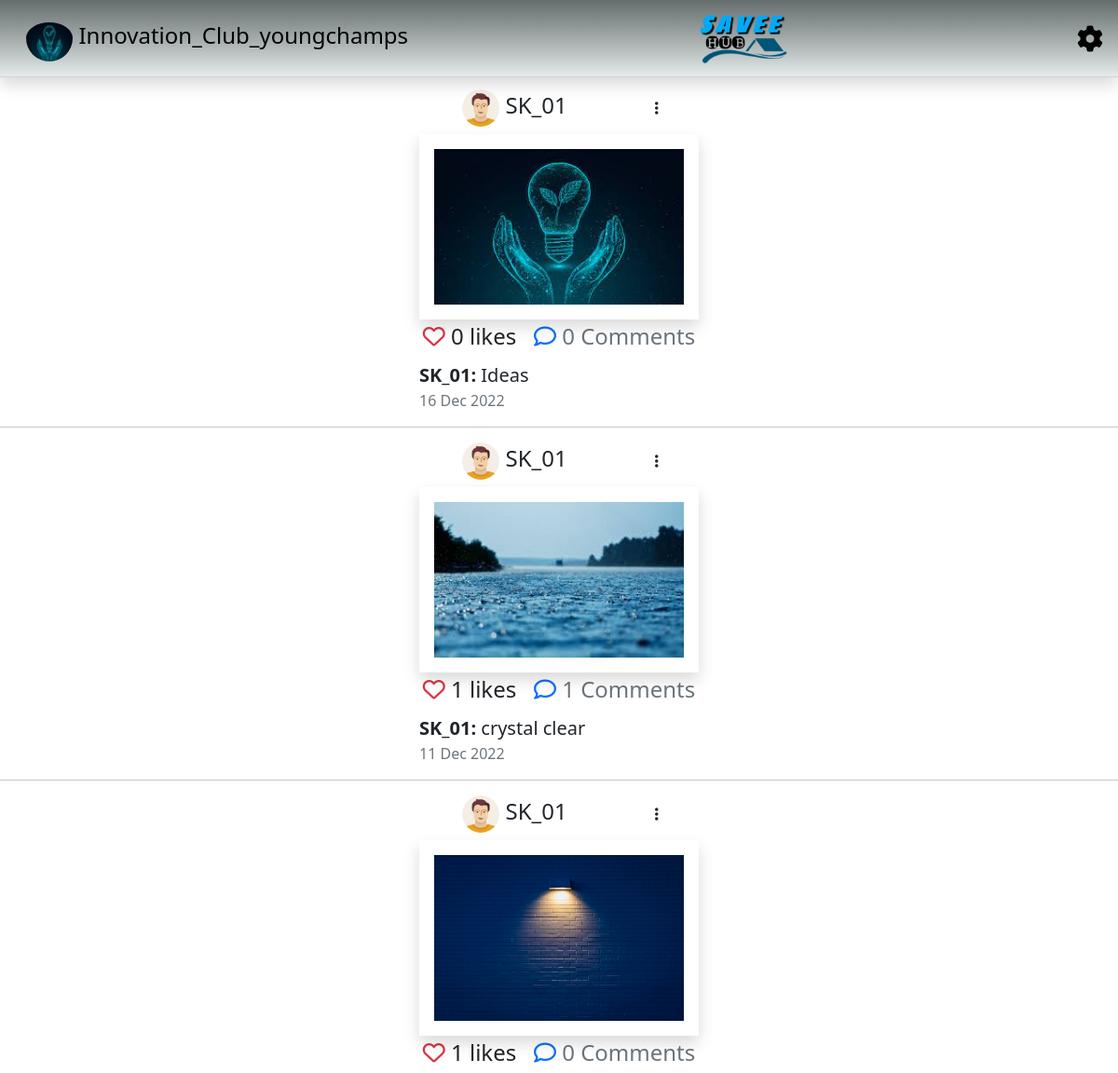
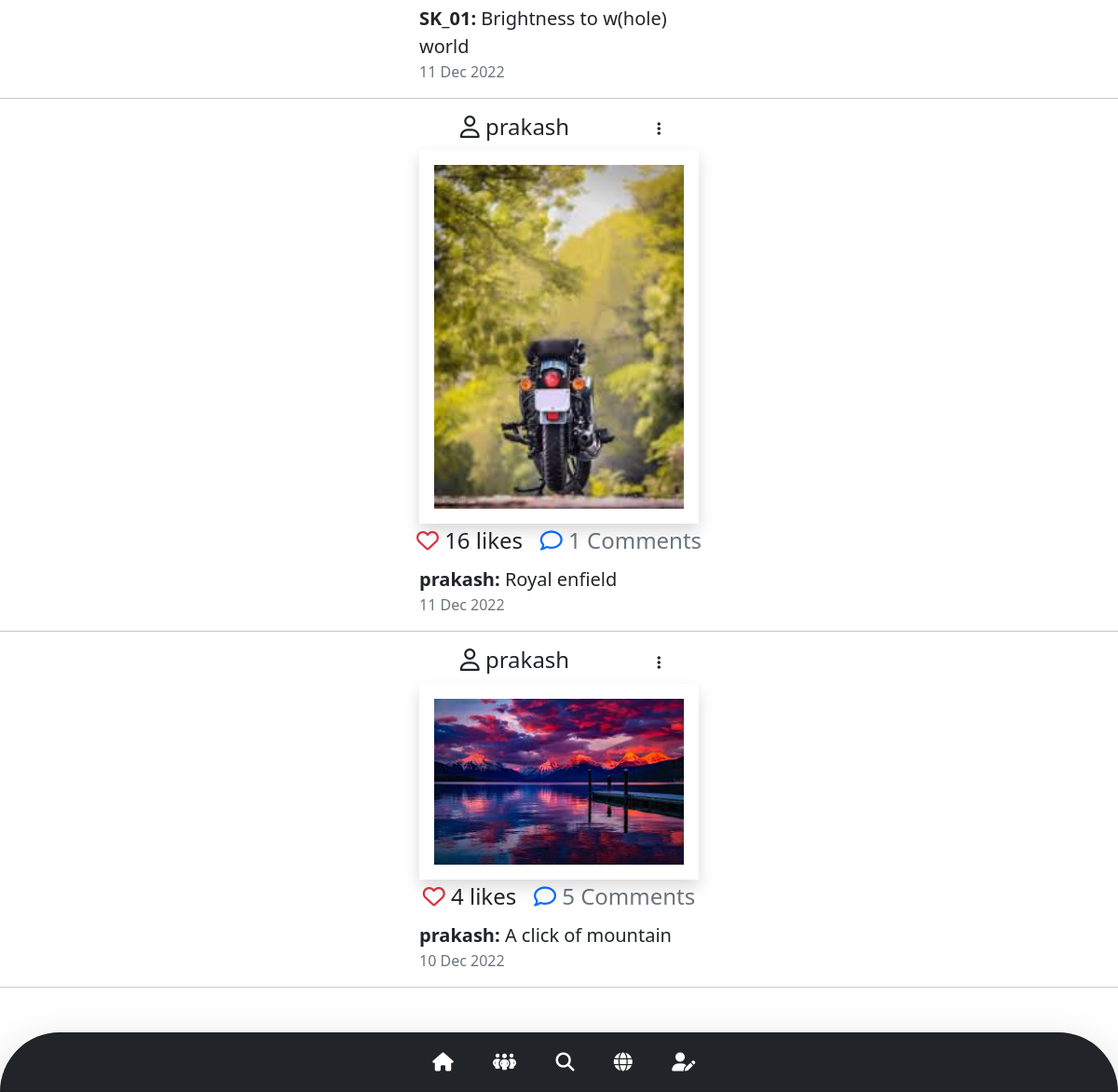
/home.php (signed in), run on the app's committed database (2 pictures, top to bottom).
### tables this page shows
CREATE TABLE `image` (
  `id` int(11) NOT NULL,
  `username` varchar(32) NOT NULL,
  `post` varchar(64) DEFAULT NULL,
  `caption` text DEFAULT NULL,
  `likes` int(11) NOT NULL DEFAULT 0,
  `created_at` timestamp NOT NULL DEFAULT current_timestamp()
);

### home.php (the view, shortened to what this page needs)
<?php
include('config/connect.php');
$username = $_SESSION['name'];
$rows = array();
$sql = "SELECT * FROM image where username IN (SELECT follower_name FROM followers WHERE account = '$username') ORDER BY created_at DESC LIMIT 10";
$res = mysqli_query($conn, $sql);
while ($row = mysqli_fetch_array($res))
    $rows[] = $row;
?>
<!DOCTYPE html>
<html lang="en">
<head>
    <?php include('header.php') ?>
</head>
<body>
    <?php include('navigation.php'); ?>
    <?php foreach ($rows as $row) { ?>
        <div class="text-center ">
            <h4 class="ps-3 ">
                <?php
                $name = $row['username'];
                $sql = "SELECT pic FROM login where username = '$name'";
                $res = mysqli_query($conn, $sql);
                $picture = $res->fetch_array()['pic'];
                if ($picture == '') { ?>
                    <i class="fa-regular fa-user"></i>
                <?php } else { ?>
                    <img src="./profile_pics/<?php echo $picture; ?>" alt="" class="friends_pic">
                <?php } ?>
                <?php echo $row['username']; ?>
                <span>
                    <i class="fa-solid fa-ellipsis-vertical btn" data-bs-toggle="modal" data-bs-target="#I<?php echo  $row['id']; ?>">
                    </i>
                </span>
            </h4>
            <img src="./uploads/<?php echo $row['post']; ?>" width="300px" class="swirl-in-fwd p-3 shadow mx-auto" alt="">
            <h4 class="p-1">
                <a href="update.php?id=<?php echo $row['id'] ?>&pic=1" class="text-decoration-none text-danger">
                    <i class="fa-regular fa-heart"> </i>
                </a>
                <?php echo $row['likes']; ?> likes
                &nbsp;
                <i class="fa-regular fa-comment text-primary"></i>
                <a href="comments.php?id=<?php echo $row['id'] ?>&owner=<?php echo $row['username']; ?>&comment_status=0" class="text-decoration-none text-secondary"><span>
                        <?php
                        $image_id = $row['id'];
                        $comment_query = "SELECT COUNT(comments)as count from image_comments where image_id='$image_id'";
                        $res = mysqli_query($conn, $comment_query);
                        echo $res->fetch_array()['count'];
                        ?>
                        Comments</span></a>
            </h4>
            <?php if ($row['caption'] != '') {  ?>
                <div class="text-start fs-5 fw-light mx-auto" style="width: 300px; height:auto;">
                    <span class="fw-bold"> <?php echo $row['username']; ?>:</span> <?php echo $row['caption'] ?>
                </div>
            <?php } ?>
            <div class="text-start text-secondary mx-auto" style="width: 300px; height:auto;">
                <span class="fs-6">
                    <?php
                    $dt = strtotime($row['created_at']);
                    echo date("d", $dt);
                    echo date("M", $dt);
                    echo date("Y", $dt);
                    ?>
                </span>
            </div>
        </div>
        <hr>
    <?php } ?>
    <br><br>
    <?php include('footer.php'); ?>
</body>
</html>

### header.php (shortened to what this page needs)
<!DOCTYPE html>
<html lang="en">
<head>
  <link href="https://cdn.jsdelivr.net/npm/bootstrap@5.1.3/dist/css/bootstrap.min.css" rel="stylesheet">
  <link rel="stylesheet" href="https://cdnjs.cloudflare.com/ajax/libs/font-awesome/6.1.2/css/all.min.css" />
  <link rel="stylesheet" href="https://cdnjs.cloudflare.com/ajax/libs/font-awesome/6.1.2/css/fontawesome.min.css" />
  <link href="https://cdnjs.cloudflare.com/ajax/libs/toastr.js/latest/css/toastr.css" rel="stylesheet" />
  <link href="./node_modules/toastr/toastr.scss" rel="stylesheet"/>
</head>
</html>

### navigation.php (shortened to what this page needs)
<?php
$status = $_SESSION['is_club'];
$pic = '';
if($status == 0){
$sql = "SELECT pic FROM login where username = '$username'";
$res = mysqli_query($conn, $sql);
$pic = $res->fetch_array()['pic'];
}else if($status == 1){
  $sql = "SELECT pic FROM club where club_name = '$username'";
$res = mysqli_query($conn, $sql);
$pic = $res->fetch_array()['pic'];
}
?>
<div>
  <nav class="navbar navbar-expand-sm shadow   navbar-inverse fixed-top  navbar-dark" style="background-color:#F5FCFF" id="navigation">
    <a class="nav-link text-black float-start text-warning fs-4 ps-4" href="viewprofile.php">
      <?php if ($pic == '') {  ?>
        <i class="fa-regular fa-user"></i>
      <?php } else { ?>
        <img src="./profile_pics/<?php echo $pic ?>" class="pt-2" alt="" id="profile_pic">
      <?php } ?>
      <?php echo  $_SESSION['name'] ?> </a>
    <img src="images/logo1.png" class="d-block mx-auto" width="100px" height="10%">
    <a class="nav-link text-black float-end text-warning fs-3 " href="settings.php"> <i class="fa-solid fa-gear"></i></a>
  </nav>
</div>
<br><br><br><br>

### footer.php (shortened to what this page needs)
<div class="mt-5">
  <nav class="card navbar navbar-expand-navbar-inverse shadow-lg bg-dark navbar-dark fixed-bottom" id="footer">
    <ul class="nav justify-content-center mx-auto fs-5">
      <li class=" nav-item " >
        <a class=" nav-link text-white " href="home.php"> &nbsp; <i class=" home fa-solid fa-home"></i></a>
      </li>
      <li class=" nav-item">
        <a class="nav-link text-white " href="events.php"> &nbsp;
          <i class="events fa-solid fa-people-group"></i></a>
      </li>
      <li class="nav-item">
        <a class="nav-link text-white " href="search.php"> &nbsp;
          <i class="search  fa-solid fa-magnifying-glass"></i></a>
      </li>
      <li class=" nav-item">
        <a class="nav-link text-white " href="friends.php" > &nbsp;
          <i class="friends fa-solid fa-globe" ></i></a>
      </li>
      <li class="nav-item">
        <a class="nav-link text-white" href="viewprofile.php"> &nbsp; <i class="profile  fa-solid fa-user-pen"></i> </a>
      </li>
    </ul>
  </nav>
</div>

### home.php (style rules this page uses)
.friends_pic { width: 40px; height: 40px; border-radius: 80px; }
.swirl-in-fwd { -webkit-animation: swirl-in-fwd 1.2s ease-out both; animation: swirl-in-fwd 1.2s ease-out both; }

### navigation.php (style rules this page uses)
#profile_pic { width: 50px; height: 50px; border-radius: 80px; }
#navigation { background-image: linear-gradient(to bottom, #656d6d, #838b8b, #a3aaaa, #c4caca, #e6ebeb); border-bottom: 1px solid lightgrey; }

### footer.php (style rules this page uses)
#footer { border-radius: 150px 150px 0px 0px; }

### data on the page
image: login.pic (placeholder picture), username "SK_01", post (picture), likes "0", fetch_array "0", caption "Ideas", created_at "16", created_at "Dec", created_at "2022"
image: login.pic (placeholder picture), username "SK_01", post (picture), likes "1", fetch_array "1", caption "crystal clear", created_at "11", created_at "Dec", created_at "2022"
image: login.pic (placeholder picture), username "SK_01", post (picture), likes "1", fetch_array "0", caption "Brightness to w(hole) world", created_at "11", created_at "Dec", created_at "2022"
image: username "prakash", post (picture), likes "16", fetch_array "1", caption "Royal enfield", created_at "11", created_at "Dec", created_at "2022"
image: username "prakash", post (picture), likes "4", fetch_array "5", caption "A click of mountain", created_at "10", created_at "Dec", created_at "2022"

### other printed values
$_SESSION['name'] "Innovation_Club_youngchamps"
